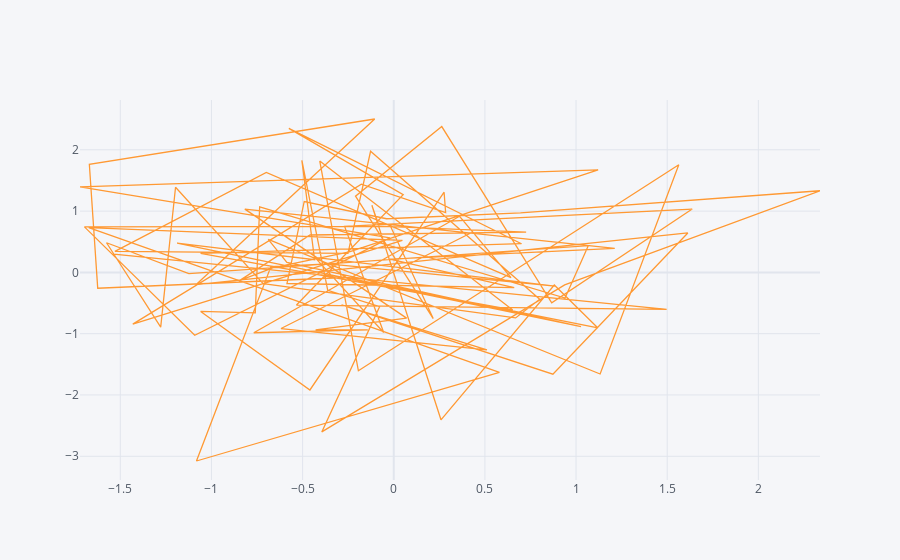

Notebook code for this chart:
### Markdown cell above
### Scatter Plot

### Code cell
df1.iplot(kind='scatter', x='A', y='B')
